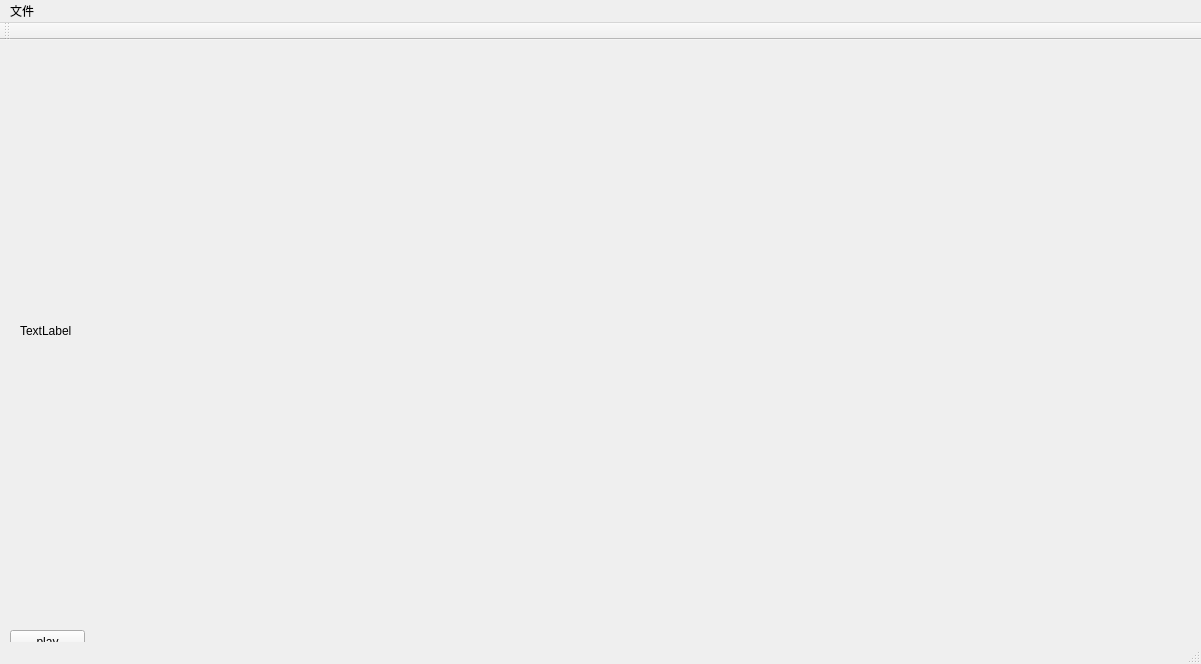
<?xml version="1.0" encoding="UTF-8"?>
<ui version="4.0">
 <class>MainWindow</class>
 <widget class="QMainWindow" name="MainWindow">
  <property name="geometry">
   <rect>
    <x>0</x>
    <y>0</y>
    <width>1201</width>
    <height>664</height>
   </rect>
  </property>
  <property name="windowTitle">
   <string>MainWindow</string>
  </property>
  <widget class="QWidget" name="centralWidget">
   <widget class="QPushButton" name="playButton">
    <property name="geometry">
     <rect>
      <x>10</x>
      <y>590</y>
      <width>75</width>
      <height>23</height>
     </rect>
    </property>
    <property name="text">
     <string>play</string>
    </property>
   </widget>
   <widget class="QLabel" name="videoShow">
    <property name="geometry">
     <rect>
      <x>20</x>
      <y>0</y>
      <width>1161</width>
      <height>581</height>
     </rect>
    </property>
    <property name="text">
     <string>TextLabel</string>
    </property>
   </widget>
  </widget>
  <widget class="QMenuBar" name="menuBar">
   <property name="geometry">
    <rect>
     <x>0</x>
     <y>0</y>
     <width>1201</width>
     <height>21</height>
    </rect>
   </property>
   <widget class="QMenu" name="menu">
    <property name="title">
     <string>文件</string>
    </property>
    <addaction name="actionOpen"/>
   </widget>
   <addaction name="menu"/>
  </widget>
  <widget class="QToolBar" name="mainToolBar">
   <attribute name="toolBarArea">
    <enum>TopToolBarArea</enum>
   </attribute>
   <attribute name="toolBarBreak">
    <bool>false</bool>
   </attribute>
  </widget>
  <widget class="QStatusBar" name="statusBar"/>
  <action name="actionOpen">
   <property name="text">
    <string>open</string>
   </property>
  </action>
 </widget>
 <layoutdefault spacing="6" margin="11"/>
 <resources/>
 <connections/>
</ui>
